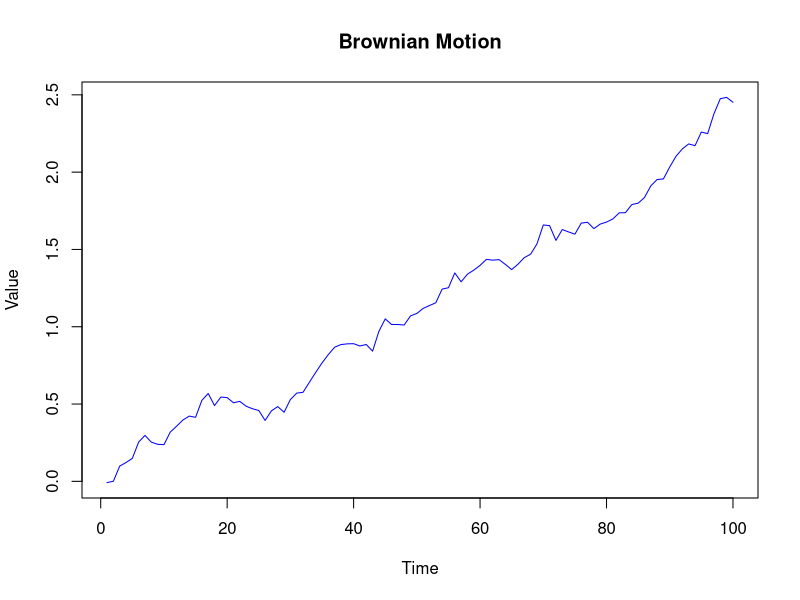
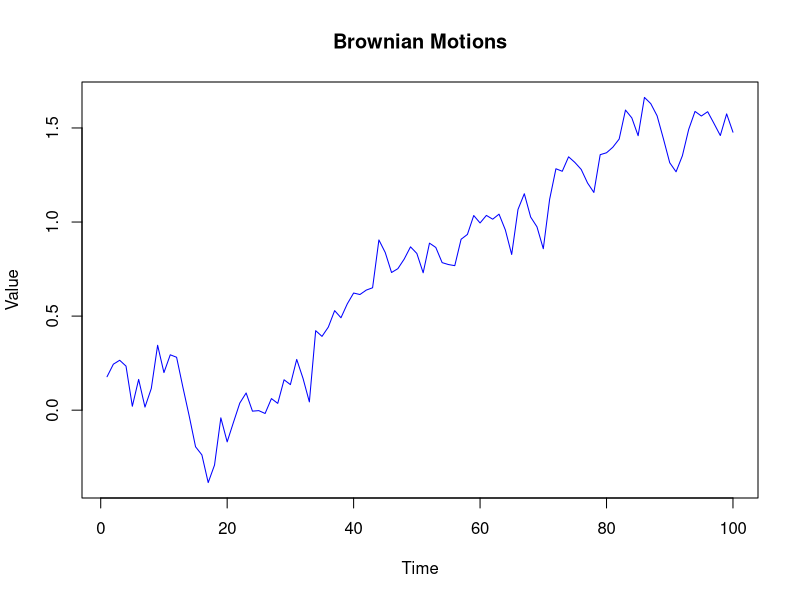

Here is the R script that generated these plots, in order:
set.seed(123)

brownian_motion <- function(n, mu, sigma) {
  dt <- 1 / n
  increments <- rnorm(n, mean = mu * dt, sd = sigma * sqrt(dt))
  path <- cumsum(increments)
  return(path)
}

bm_path <- brownian_motion(100, 2, 0.5)
plot(bm_path, type = "l", col = "blue", main = "Brownian Motion", xlab = "Time", ylab = "Value")

generate_brownian_motions <- function(n, mus, sigmas, num_motions, output_file = NULL) {
  bm_df <- data.frame(matrix(nrow = n, ncol = num_motions))
  for (i in 1:num_motions) {
    bm_df[, i] <- brownian_motion(n, mus[i], sigmas[i])
  }
  colnames(bm_df) <- paste0("BM_", 1:num_motions)
  if (!is.null(output_file)) {
    write.csv(bm_df, file = output_file, row.names = FALSE)
  }
  return(bm_df)
}

# generate a vector of means and standard deviations with length 30 with 10 values between 0 and 1, 10 values between 4 and 5, and 10 values between -1 and 0
mus <- c(runif(10, 1.5, 2), runif(10, 4, 5), runif(10, -2, -1))
sigmas <- c(runif(10, 0.5, 1.5), runif(10, 0.5, 1.5), runif(10, 0.5, 1.5))

bm_df <- generate_brownian_motions(100, mus, sigmas, 30, "brownian_database.csv")

plot(bm_df$BM_1, type = "l", col = "blue", main = "Brownian Motions", xlab = "Time", ylab = "Value")
